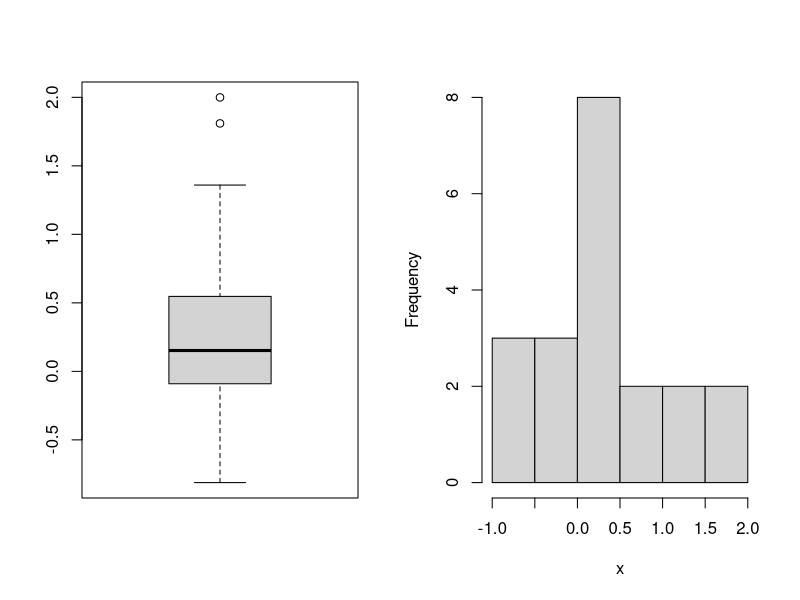

This chart was generated by the following R code:
## ---- chunk 1
knitr::opts_chunk$set(echo = TRUE)
library(ggplot2)
## ---- chunk 2
set.seed(1121)
x=rnorm(20)
mean(x)
var(x)
## ---- chunk 3

## two plots side by side
par(mfrow = c(1,2))
boxplot(x)
hist(x,main='')

